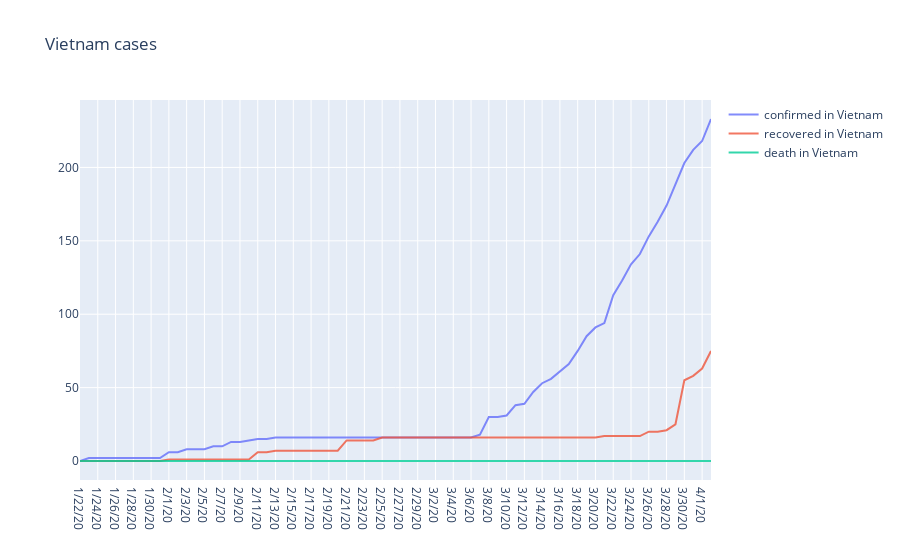

The notebook cell this image was saved under:
### Code cell
fig = go.Figure()

countries = ['Vietnam']

for country in countries:
    conf_country = transformed_covid_conf[transformed_covid_conf['Country/Region'] == country].sort_index()
    recov_country = transformed_covid_recov[transformed_covid_recov['Country/Region'] == country].sort_index()
    death_country = transformed_covid_death[transformed_covid_death['Country/Region'] == country].sort_index()
    
    confirmed = 'confirmed in '+ country
    recovered = 'recovered in '+ country
    death = 'death in '+ country
    
    fig.add_trace(go.Scatter(
        x=conf_country.Date,
        y=conf_country.Value,
        name=confirmed,
        opacity=0.8))
    
    fig.add_trace(go.Scatter(
        x=recov_country.Date,
        y=recov_country.Value,
        name=recovered,
        opacity=0.8,))

    fig.add_trace(go.Scatter(
        x=death_country.Date,
        y=death_country.Value,
        name=death,
        opacity=0.8,))

# Layout update 
fig.update_layout(title_text="Vietnam cases")

fig.show()

plot(fig, filename=PLOT_PATH + 'Vietnam cases.html', auto_open=False)

### Figure 1 — Plotly figure (JSON) as saved in the notebook; plotly's stock layout.template omitted (floating-point values rounded to 4 significant figures)
{"data": [{"name": "confirmed in Vietnam", "opacity": 0.8, "type": "scatter", "x": ["1/22/20", "1/23/20", "1/24/20", "1/25/20", "1/26/20", "1/27/20", "1/28/20", "1/29/20", "1/30/20", "1/31/20", "2/1/20", "2/2/20", "2/3/20", "2/4/20", "2/5/20", "2/6/20", "2/7/20", "2/8/20", "2/9/20", "2/10/20", "2/11/20", "2/12/20", "2/13/20", "2/14/20", "2/15/20", "2/16/20", "2/17/20", "2/18/20", "2/19/20", "2/20/20", "2/21/20", "2/22/20", "2/23/20", "2/24/20", "2/25/20", "2/26/20", "2/27/20", "2/28/20", "2/29/20", "3/1/20", "3/2/20", "3/3/20", "3/4/20", "3/5/20", "3/6/20", "3/7/20", "3/8/20", "3/9/20", "3/10/20", "3/11/20", "3/12/20", "3/13/20", "3/14/20", "3/15/20", "3/16/20", "3/17/20", "3/18/20", "3/19/20", "3/20/20", "3/21/20", "3/22/20", "3/23/20", "3/24/20", "3/25/20", "3/26/20", "3/27/20", "3/28/20", "3/29/20", "3/30/20", "3/31/20", "4/1/20", "4/2/20"], "y": [0, 2, 2, 2, 2, 2, 2, 2, 2, 2, 6, 6, 8, 8, 8, 10, 10, 13, 13, 14, 15, 15, 16, 16, 16, 16, 16, 16, 16, 16, 16, 16, 16, 16, 16, 16, 16, 16, 16, 16, 16, 16, 16, 16, 16, 18, 30, 30, 31, 38, 39, 47, 53, 56, 61, 66, 75, 85, 91, 94, 113, 123, 134, 141, 153, 163, 174, 188, 203, 212, 218, 233]}, {"name": "recovered in Vietnam", "opacity": 0.8, "type": "scatter", "x": ["1/22/20", "1/23/20", "1/24/20", "1/25/20", "1/26/20", "1/27/20", "1/28/20", "1/29/20", "1/30/20", "1/31/20", "2/1/20", "2/2/20", "2/3/20", "2/4/20", "2/5/20", "2/6/20", "2/7/20", "2/8/20", "2/9/20", "2/10/20", "2/11/20", "2/12/20", "2/13/20", "2/14/20", "2/15/20", "2/16/20", "2/17/20", "2/18/20", "2/19/20", "2/20/20", "2/21/20", "2/22/20", "2/23/20", "2/24/20", "2/25/20", "2/26/20", "2/27/20", "2/28/20", "2/29/20", "3/1/20", "3/2/20", "3/3/20", "3/4/20", "3/5/20", "3/6/20", "3/7/20", "3/8/20", "3/9/20", "3/10/20", "3/11/20", "3/12/20", "3/13/20", "3/14/20", "3/15/20", "3/16/20", "3/17/20", "3/18/20", "3/19/20", "3/20/20", "3/21/20", "3/22/20", "3/23/20", "3/24/20", "3/25/20", "3/26/20", "3/27/20", "3/28/20", "3/29/20", "3/30/20", "3/31/20", "4/1/20", "4/2/20"], "y": [0, 0, 0, 0, 0, 0, 0, 0, 0, 0, 1, 1, 1, 1, 1, 1, 1, 1, 1, 1, 6, 6, 7, 7, 7, 7, 7, 7, 7, 7, 14, 14, 14, 14, 16, 16, 16, 16, 16, 16, 16, 16, 16, 16, 16, 16, 16, 16, 16, 16, 16, 16, 16, 16, 16, 16, 16, 16, 16, 17, 17, 17, 17, 17, 20, 20, 21, 25, 55, 58, 63, 75]}, {"name": "death in Vietnam", "opacity": 0.8, "type": "scatter", "x": ["1/22/20", "1/23/20", "1/24/20", "1/25/20", "1/26/20", "1/27/20", "1/28/20", "1/29/20", "1/30/20", "1/31/20", "2/1/20", "2/2/20", "2/3/20", "2/4/20", "2/5/20", "2/6/20", "2/7/20", "2/8/20", "2/9/20", "2/10/20", "2/11/20", "2/12/20", "2/13/20", "2/14/20", "2/15/20", "2/16/20", "2/17/20", "2/18/20", "2/19/20", "2/20/20", "2/21/20", "2/22/20", "2/23/20", "2/24/20", "2/25/20", "2/26/20", "2/27/20", "2/28/20", "2/29/20", "3/1/20", "3/2/20", "3/3/20", "3/4/20", "3/5/20", "3/6/20", "3/7/20", "3/8/20", "3/9/20", "3/10/20", "3/11/20", "3/12/20", "3/13/20", "3/14/20", "3/15/20", "3/16/20", "3/17/20", "3/18/20", "3/19/20", "3/20/20", "3/21/20", "3/22/20", "3/23/20", "3/24/20", "3/25/20", "3/26/20", "3/27/20", "3/28/20", "3/29/20", "3/30/20", "3/31/20", "4/1/20", "4/2/20"], "y": [0, 0, 0, 0, 0, 0, 0, 0, 0, 0, 0, 0, 0, 0, 0, 0, 0, 0, 0, 0, 0, 0, 0, 0, 0, 0, 0, 0, 0, 0, 0, 0, 0, 0, 0, 0, 0, 0, 0, 0, 0, 0, 0, 0, 0, 0, 0, 0, 0, 0, 0, 0, 0, 0, 0, 0, 0, 0, 0, 0, 0, 0, 0, 0, 0, 0, 0, 0, 0, 0, 0, 0]}], "layout": {"title": {"text": "Vietnam cases"}}}
